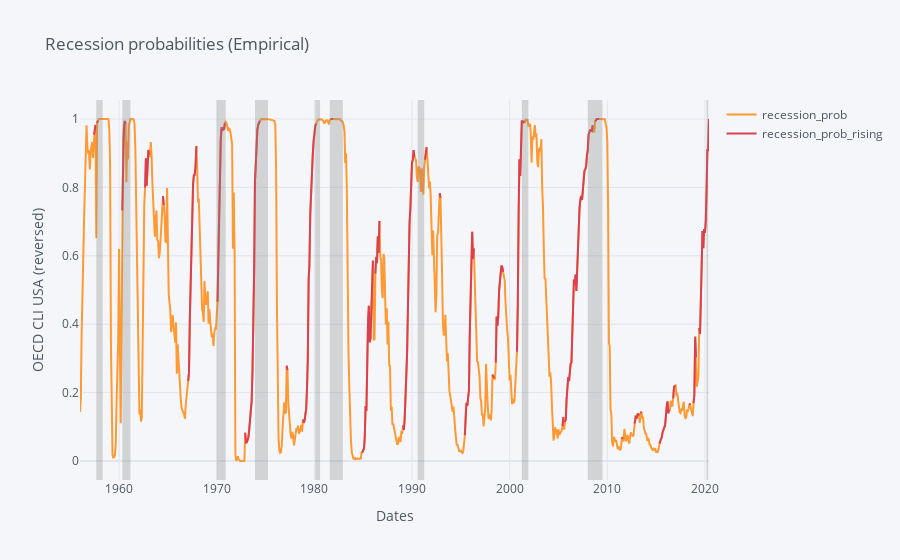

Write notebook code for a chart like this one.
### Code cell
rec_emp_fig = multiShades(rec_emp_fig, x0=rec_starts, x1=rec_ends)
iplot(rec_emp_fig)

### Figure 1 — Plotly figure (JSON) as saved in the notebook; plotly's stock layout.template omitted (floating-point values rounded to 4 significant figures; data arrays with more than 128 entries replaced by an {"elided": "..."} marker saying what was removed)
{"data": [{"line": {"color": "rgba(255, 153, 51, 1.0)", "dash": "solid", "shape": "linear", "width": 2}, "mode": "lines", "name": "recession_prob", "text": "", "type": "scatter", "x": {"elided": "774 str values"}, "y": {"elided": "774 float values"}}, {"line": {"color": "rgba(219, 64, 82, 1.0)", "dash": "solid", "shape": "linear", "width": 2}, "mode": "lines", "name": "recession_prob_rising", "text": "", "type": "scatter", "x": {"elided": "774 str values"}, "y": {"elided": "774 mixed values"}}], "layout": {"legend": {"bgcolor": "#F5F6F9", "font": {"color": "#4D5663"}}, "paper_bgcolor": "#F5F6F9", "plot_bgcolor": "#F5F6F9", "shapes": [{"fillcolor": "rgba(128, 128, 128, 0.3)", "line": {"color": "rgba(0,0,0,0)", "dash": "solid", "width": 1}, "type": "rect", "x0": "1957-09-01", "x1": "1958-04-30", "xref": "x", "y0": 0, "y1": 1, "yref": "paper"}, {"fillcolor": "rgba(128, 128, 128, 0.3)", "line": {"color": "rgba(0,0,0,0)", "dash": "solid", "width": 1}, "type": "rect", "x0": "1960-05-01", "x1": "1961-02-28", "xref": "x", "y0": 0, "y1": 1, "yref": "paper"}, {"fillcolor": "rgba(128, 128, 128, 0.3)", "line": {"color": "rgba(0,0,0,0)", "dash": "solid", "width": 1}, "type": "rect", "x0": "1970-01-01", "x1": "1970-11-30", "xref": "x", "y0": 0, "y1": 1, "yref": "paper"}, {"fillcolor": "rgba(128, 128, 128, 0.3)", "line": {"color": "rgba(0,0,0,0)", "dash": "solid", "width": 1}, "type": "rect", "x0": "1973-12-01", "x1": "1975-03-31", "xref": "x", "y0": 0, "y1": 1, "yref": "paper"}, {"fillcolor": "rgba(128, 128, 128, 0.3)", "line": {"color": "rgba(0,0,0,0)", "dash": "solid", "width": 1}, "type": "rect", "x0": "1980-02-01", "x1": "1980-07-31", "xref": "x", "y0": 0, "y1": 1, "yref": "paper"}, {"fillcolor": "rgba(128, 128, 128, 0.3)", "line": {"color": "rgba(0,0,0,0)", "dash": "solid", "width": 1}, "type": "rect", "x0": "1981-08-01", "x1": "1982-11-30", "xref": "x", "y0": 0, "y1": 1, "yref": "paper"}, {"fillcolor": "rgba(128, 128, 128, 0.3)", "line": {"color": "rgba(0,0,0,0)", "dash": "solid", "width": 1}, "type": "rect", "x0": "1990-08-01", "x1": "1991-03-31", "xref": "x", "y0": 0, "y1": 1, "yref": "paper"}, {"fillcolor": "rgba(128, 128, 128, 0.3)", "line": {"color": "rgba(0,0,0,0)", "dash": "solid", "width": 1}, "type": "rect", "x0": "2001-04-01", "x1": "2001-11-30", "xref": "x", "y0": 0, "y1": 1, "yref": "paper"}, {"fillcolor": "rgba(128, 128, 128, 0.3)", "line": {"color": "rgba(0,0,0,0)", "dash": "solid", "width": 1}, "type": "rect", "x0": "2008-01-01", "x1": "2009-06-30", "xref": "x", "y0": 0, "y1": 1, "yref": "paper"}, {"fillcolor": "rgba(128, 128, 128, 0.3)", "line": {"color": "rgba(0,0,0,0)", "dash": "solid", "width": 1}, "type": "rect", "x0": "2020-03-01", "x1": "2020-05-01", "xref": "x", "y0": 0, "y1": 1, "yref": "paper"}], "title": {"font": {"color": "#4D5663"}, "text": "Recession probabilities (Empirical)"}, "xaxis": {"gridcolor": "#E1E5ED", "showgrid": true, "tickfont": {"color": "#4D5663"}, "title": {"font": {"color": "#4D5663"}, "text": "Dates"}, "zerolinecolor": "#E1E5ED"}, "yaxis": {"gridcolor": "#E1E5ED", "showgrid": true, "tickfont": {"color": "#4D5663"}, "title": {"font": {"color": "#4D5663"}, "text": "OECD CLI USA (reversed)"}, "zerolinecolor": "#E1E5ED"}}}
